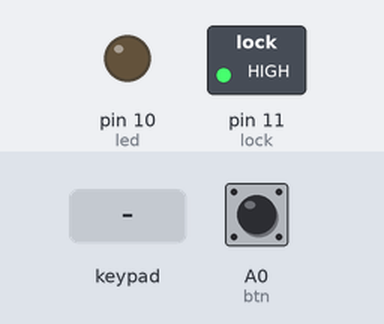
This sketch was run on a simulated Arduino Uno, built with avr-gcc and run on an emulated ATmega328P. On the bench: switched loads named in the sketch (green lamp = pin HIGH), output pins drawn as LEDs (lit = HIGH). The test bench sets the inputs (shaded band); at power-on: A0 (btn) LOW. What the sketch prints to the serial monitor is not drawn.

Above: at 1.2 s.
1.3 s: key '#' pressed
At 1.4 s:
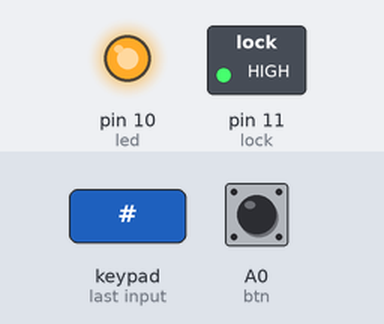
4.3 s: keypad keys 2 5 1 9 # pressed 0.4 s apart
At 7.4 s:
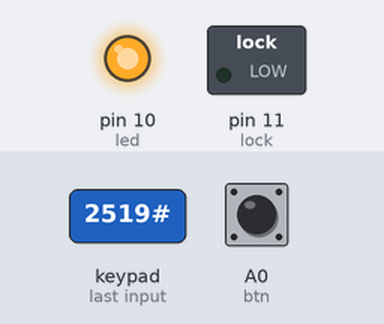
7.8 s: key 'A' pressed
10.8 s: keypad keys 2 5 1 9 * pressed 0.4 s apart
14.3 s: A0 (btn) pulled HIGH for 0.15 s
At 14.8 s:
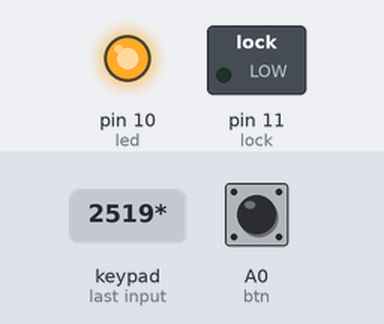
17.4 s: key '1' pressed
Timing chart, 0 to 21.0 s (numbered marks = the images above; inputs shaded):
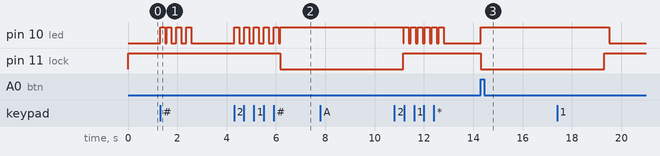

The sketch:

door_lock_system.ino
```cpp
#include <Password.h>
#include <Keypad.h>

const byte numRows= 4;
const byte numCols= 4;
int led = 10;
int lock = 11;
const int btn = A0;
int btnState = 0;
bool permaLock = true;

char keys[numRows][numCols] = {
  {'1','2','3','A'},
  {'4','5','6','B'},
  {'7','8','9','C'},
  {'*','0','#','D'}
};
byte rowPins[numRows] = {9,8,7,6}; //Rows 0 to 3
byte colPins[numCols]= {5,4,3,2}; //Columns 0 to 3
//initializes an instance of the Keypad class
Keypad myKeypad= Keypad(makeKeymap(keys), rowPins, colPins, numRows, numCols);

Password passwd = Password("2519");

void setup() {
pinMode(lock, OUTPUT);
pinMode(led, OUTPUT);
pinMode(btn, INPUT);
digitalWrite(lock, HIGH);
Serial.begin(9600);
}

//If key is pressed, this key is stored in 'keypressed' variable //If key is not equal to 'NO_KEY', then this key is printed out //if count=17, then count is reset back to 0 (this means no key is pressed during the whole keypad scan process

void loop() {
char keypressed = myKeypad.getKey();

  if (keypressed != NO_KEY)
  {
  Serial.print(keypressed);
  blinkLed();
   delay(60);
      switch (keypressed){
      case '#':
        checkpasswd(); break;
      case '*':
        passwd.reset(); break;
      case 'A':
        semiLock();
        break;
      case 'D':
        if(permaLock == 0) {
          unlock();
        }
        break;
      default:
        passwd.append(keypressed);
      }
  }

  Serial.print(permaLock);
  btnState = digitalRead(btn);

  if(btnState == HIGH ){
    unlock();
  }

}

void semiLock(){
  if(permaLock == true) {
    if(passwd.evaluate()){
      permaLock = false;
      semiLockActivated(500);
      Serial.println("semi lock activated");
    }
  } else {
    permaLock = true;
    semiLockActivated(100);
  }
  passwd.reset();
 }

void checkpasswd() {

   if (passwd.evaluate()){
      Serial.println(" OK.");
      unlock();
   } else {
      Serial.println(" Wrong password!");
      wrongLed();
   }
   passwd.reset();
}

void blinkLed(){
  int delay_ = 200;
  digitalWrite(led, HIGH);
  delay(delay_);
  digitalWrite(led, LOW);
}

void wrongLed()
{
  int delay_ = 200;
  digitalWrite(led, HIGH);
  delay(delay_);
  digitalWrite(led, LOW);
  delay(delay_);
  digitalWrite(led, HIGH);
  delay(delay_);
  digitalWrite(led, LOW);
  delay(delay_);
  digitalWrite(led, HIGH);
  delay(delay_);
  digitalWrite(led, LOW);
  delay(delay_);
}

void semiLockActivated(int delay_)
{
  digitalWrite(led, HIGH);
  delay(delay_);
  digitalWrite(led, LOW);
  delay(delay_);
  digitalWrite(led, HIGH);
  delay(delay_);
  digitalWrite(led, LOW);
  delay(delay_);
  digitalWrite(led, HIGH);
  delay(delay_);
  digitalWrite(led, LOW);
  delay(delay_);
}
void unlock()
{
  digitalWrite(led, HIGH);
  digitalWrite(lock, LOW)  ;
  delay(5000);
  digitalWrite(lock, HIGH);
  digitalWrite(led, LOW);
}
```

Measured:
- after the input at 4.3 s, pin 10 (led): goes 4 × (HIGH 0.20 s, LOW 0.21 s), HIGH 0.20 s, LOW 0.06 s, then HIGH, starting at once; pin 11 (lock): HIGH → LOW after 1.9 s
- after the input at 7.8 s, every drawn part: stays the same
- after the input at 14.3 s, pin 10 (led): LOW → HIGH at once; pin 11 (lock): HIGH → LOW at once
